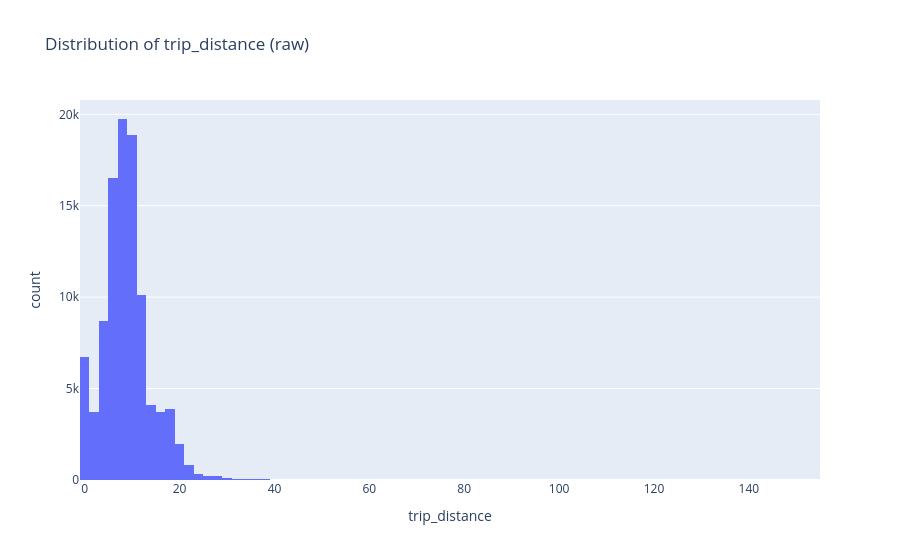

The cell this chart's notebook holds for it:
### Markdown cell above
### Histograms

### Code cell
fig3 = px.histogram(
    trips_temp,
    x="trip_distance",
    nbins=100,
    title="Distribution of trip_distance (raw)"
)
fig3.show()

### Figure 1 — Plotly figure (JSON) as saved in the notebook; plotly's stock layout.template omitted (floating-point values rounded to 4 significant figures; data arrays with more than 128 entries replaced by an {"elided": "..."} marker saying what was removed)
{"data": [{"bingroup": "x", "hovertemplate": "trip_distance=%{x}<br>count=%{y}<extra></extra>", "legendgroup": "", "marker": {"color": "#636efa", "pattern": {"shape": ""}}, "name": "", "nbinsx": 100, "orientation": "v", "showlegend": false, "type": "histogram", "x": {"elided": "100000 float values"}, "xaxis": "x", "yaxis": "y"}], "layout": {"barmode": "relative", "legend": {"tracegroupgap": 0}, "title": {"text": "Distribution of trip_distance (raw)"}, "xaxis": {"anchor": "y", "domain": [0, 1], "title": {"text": "trip_distance"}}, "yaxis": {"anchor": "x", "domain": [0, 1], "title": {"text": "count"}}}}
